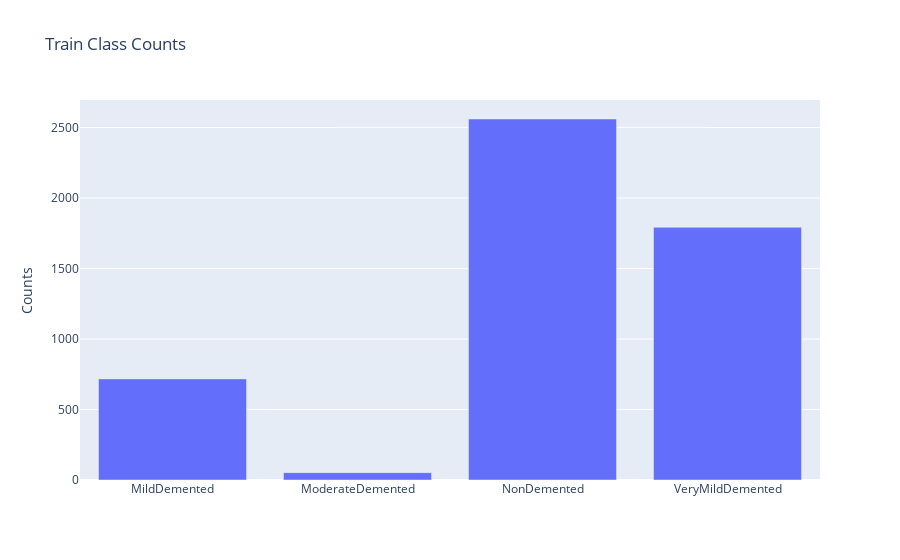
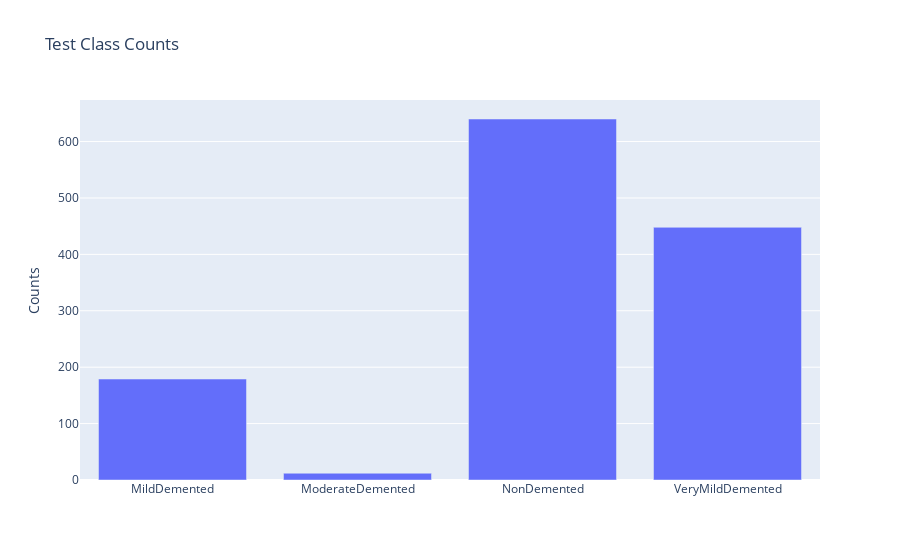

Here is the notebook cell these charts were saved with, in order:
### Code cell
# Create bar plots using Plotly
fig_train = px.bar(x=list(train_class_counts.keys()), y=list(train_class_counts.values()), 
                   title="Train Class Counts")
fig_train.update_xaxes(title_text=None)
fig_train.update_yaxes(title_text='Counts')
fig_train.show()

fig_test = px.bar(x=list(test_class_counts.keys()), y=list(test_class_counts.values()), 
                  title="Test Class Counts")
fig_test.update_xaxes(title_text=None)
fig_test.update_yaxes(title_text='Counts')

### Figure 1 — Plotly figure (JSON) as saved in the notebook; plotly's stock layout.template omitted (floating-point values rounded to 4 significant figures)
{"data": [{"alignmentgroup": "True", "hovertemplate": "x=%{x}<br>y=%{y}<extra></extra>", "legendgroup": "", "marker": {"color": "#636efa", "pattern": {"shape": ""}}, "name": "", "offsetgroup": "", "orientation": "v", "showlegend": false, "textposition": "auto", "type": "bar", "x": ["MildDemented", "ModerateDemented", "NonDemented", "VeryMildDemented"], "xaxis": "x", "y": [717, 52, 2560, 1792], "yaxis": "y"}], "layout": {"barmode": "relative", "legend": {"tracegroupgap": 0}, "title": {"text": "Train Class Counts"}, "xaxis": {"anchor": "y", "domain": [0, 1], "title": {}}, "yaxis": {"anchor": "x", "domain": [0, 1], "title": {"text": "Counts"}}}}

### Figure 2 — Plotly figure (JSON) as saved in the notebook; plotly's stock layout.template omitted (floating-point values rounded to 4 significant figures)
{"data": [{"alignmentgroup": "True", "hovertemplate": "x=%{x}<br>y=%{y}<extra></extra>", "legendgroup": "", "marker": {"color": "#636efa", "pattern": {"shape": ""}}, "name": "", "offsetgroup": "", "orientation": "v", "showlegend": false, "textposition": "auto", "type": "bar", "x": ["MildDemented", "ModerateDemented", "NonDemented", "VeryMildDemented"], "xaxis": "x", "y": [179, 12, 640, 448], "yaxis": "y"}], "layout": {"barmode": "relative", "legend": {"tracegroupgap": 0}, "title": {"text": "Test Class Counts"}, "xaxis": {"anchor": "y", "domain": [0, 1], "title": {}}, "yaxis": {"anchor": "x", "domain": [0, 1], "title": {"text": "Counts"}}}}
